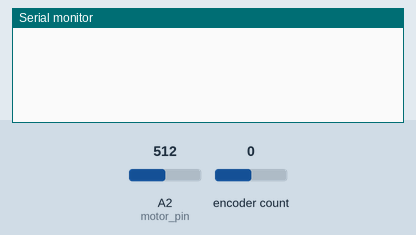
Simulated run of this sketch. Board: Arduino Uno, built with avr-gcc and run on an emulated ATmega328P. Parts: the last lines printed to the serial monitor. The test bench sets the inputs (shaded band); at power-on: encoder count 0, A2 (motor_pin) = 512.

Above: at 1.2 s.
1.3 s: encoder count set to -1
At 2.0 s:
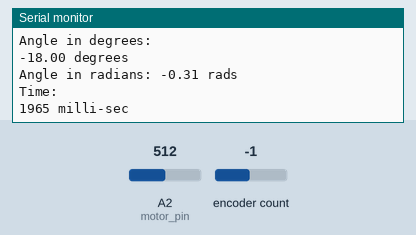
3.1 s: encoder count set to 0
At 4.2 s:
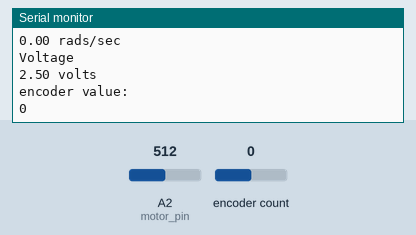
6.1 s: A2 (motor_pin) set to 716
At 7.1 s:
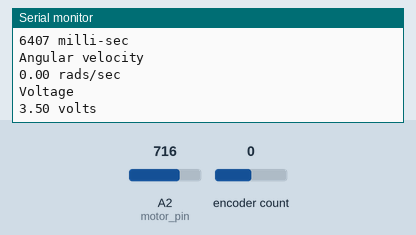
Timing chart, 0 to 9.1 s (numbered marks = the images above; inputs shaded):
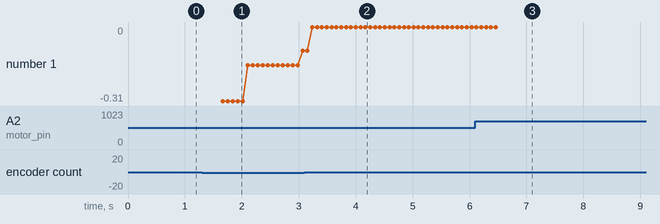

The sketch:

mini_project_sim.ino
```cpp
//CPR should be CPR = 64
//Equation to convert to rad/sec: angle = C/CPR * 2pi
#include <Encoder.h>
#define motor_pin 2
int sample_rate = 1600;
float CPR = 20;
unsigned long timer = 0;
float motor_voltage;
int encodeCount;
float degree;
float rad;
float ang_vel;
int read;
Encoder myEnc(5,2);
void setup() {
  timer = 0;
  Serial.begin(19200);
}

void loop() {
  //used to measure the time in increments and display to the serial monitor
  timer = millis();
  while(millis() < timer + sample_rate){
    //analogWrite(motor_pin,0);
    //analogWrite(motor_pin,255);
    if((timer >= 1000)&&(timer <= 5000)){

      //prints out the encoder count values
      encodeCount = (myEnc.read())/4;
      Serial.println("encoder value: ");
      Serial.print(encodeCount);
      Serial.println("");
      //prints out the angle in degrees
      degree = (encodeCount/CPR)*360;
      Serial.println("Angle in degrees: ");
      Serial.print(degree);
      Serial.print(" degrees");
      Serial.println("");
      //prints out the angle in rads
      rad = (encodeCount/CPR)*(2*3.14159);
      Serial.print("Angle in radians: ");
      Serial.print(rad);
      Serial.print(" rads");
      Serial.println("");
      //prints out the time in milli
      Serial.println("Time: ");
      Serial.print(millis());
      Serial.print(" milli-sec");
      Serial.println("");
      //prints out the angular velocity
      ang_vel = rad/(millis()/1000);
      Serial.println("Angular velocity");
      Serial.print(ang_vel);
      Serial.print(" rads/sec");
      Serial.println("");
      read = analogRead(motor_pin);
      motor_voltage = read * (5/1023.0);
      Serial.println("Voltage");
      Serial.print(motor_voltage);
      Serial.print(" volts");
      Serial.println("");
      Serial.println("");
    }

  }

}
```

Measured:
- after the input at 1.3 s, the serial monitor: prints a new line after 0.31 s (image 1)
- after the input at 3.1 s, the serial monitor: prints a new line after 0.08 s (image 2)
- after the input at 6.1 s, the serial monitor: prints a new line after 0.12 s (image 3)
- plotted number 1: -0.1 → 0 after the input at 3.1 s
